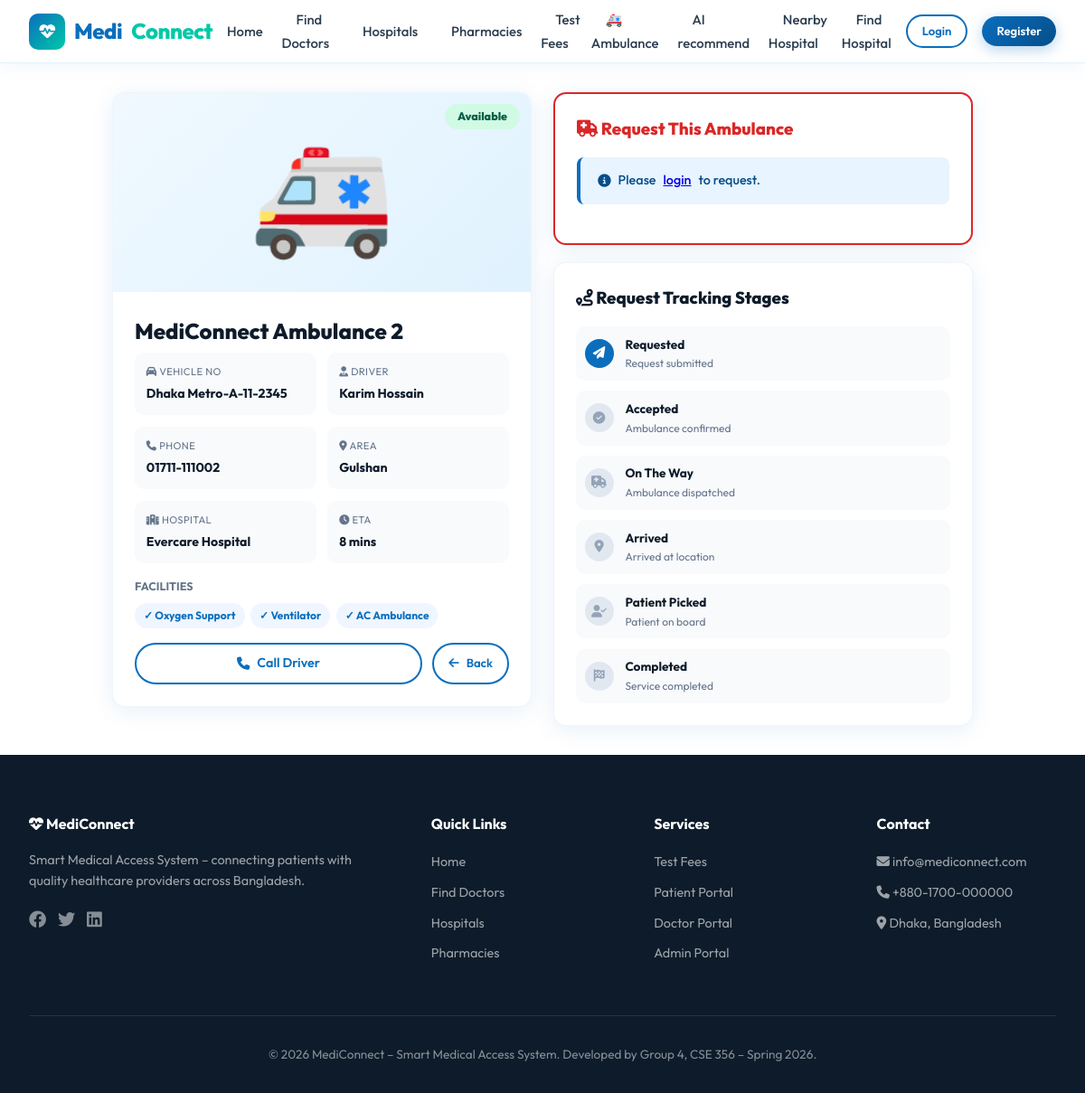
Screenshot of /patient/ambulance-details.php?id=2 with the database file from the repository.
### tables this page shows
CREATE TABLE `ambulances` (
  `id` int(11) NOT NULL,
  `ambulance_name` varchar(150) NOT NULL,
  `driver_name` varchar(100) NOT NULL,
  `driver_phone` varchar(20) NOT NULL,
  `image` varchar(255) DEFAULT 'default-ambulance.png',
  `area` varchar(100) NOT NULL,
  `latitude` decimal(10,8) DEFAULT NULL,
  `longitude` decimal(11,8) DEFAULT NULL,
  `vehicle_no` varchar(50) NOT NULL,
  `status` enum('Available','On Route','Busy','Maintenance') DEFAULT 'Available',
  `eta` varchar(30) DEFAULT '10 mins',
  `hospital_affiliation` varchar(150) DEFAULT NULL,
  `facilities` text DEFAULT NULL COMMENT 'JSON array: ["ICU Support","Oxygen Support","Ventilator","AC Ambulance"]',
  `created_at` timestamp NOT NULL DEFAULT current_timestamp()
);

### includes/functions.php (called while the page is built, shortened)
<?php
function isPatientLoggedIn() {
    return isset($_SESSION['patient_id']);
}
?>

### patient/ambulance-details.php (the view, shortened to what this page needs)
<?php
require_once '../includes/functions.php';
require_once '../includes/header.php';
$id  = (int)($_GET['id'] ?? 0);
$amb = mysqli_fetch_assoc(mysqli_query($conn, "SELECT * FROM ambulances WHERE id=$id"));
$facilities  = json_decode($amb['facilities'] ?? '[]', true);
$status_cols = ['Available'=>'#d1fae5;color:#065f46','On Route'=>'#fef3c7;color:#92400e','Busy'=>'#fee2e2;color:#991b1b','Maintenance'=>'#f1f5f9;color:#475569'];
$status_style = $status_cols[$amb['status']] ?? '#f1f5f9;color:#475569';
?>
<div style="max-width:1000px;margin:2rem auto;padding:0 1.5rem;">
    <div style="display:grid;grid-template-columns:1fr 1fr;gap:1.5rem;align-items:start;">
        <div>
            <div class="card" style="padding:0;overflow:hidden;">
                <div style="height:220px;background:linear-gradient(135deg,#f0f9ff,#e0f2fe);display:flex;align-items:center;justify-content:center;font-size:8rem;position:relative;">
                    <?php if ($amb['image'] && $amb['image'] != 'default-ambulance.png'): ?>
                    <img src="<?= SITE_URL ?>/uploads/ambulances/<?= $amb['image'] ?>" style="width:100%;height:100%;object-fit:cover;">
                    <?php else: ?>🚑<?php endif; ?>
                    <span style="position:absolute;top:12px;right:12px;background:<?= $status_style ?>;padding:4px 14px;border-radius:50px;font-size:.78rem;font-weight:800;"><?= $amb['status'] ?></span>
                </div>
                <div style="padding:1.5rem;">
                    <h2 style="font-weight:800;margin-bottom:.3rem;"><?= htmlspecialchars($amb['ambulance_name']) ?></h2>
                    <div style="display:grid;grid-template-columns:1fr 1fr;gap:.8rem;margin-bottom:1rem;">
                        <?php
                        $fields = [
                            ['fas fa-car','Vehicle No',$amb['vehicle_no']],
                            ['fas fa-user-tie','Driver',$amb['driver_name']],
                            ['fas fa-phone','Phone',$amb['driver_phone']],
                            ['fas fa-map-marker-alt','Area',$amb['area']],
                            ['fas fa-hospital','Hospital',$amb['hospital_affiliation'] ?? 'N/A'],
                            ['fas fa-clock','ETA',$amb['eta']],
                        ];
                        foreach ($fields as $f):
                        ?>
                        <div style="background:#f8fafc;border-radius:10px;padding:.8rem;">
                            <div style="font-size:.7rem;color:#64748b;text-transform:uppercase;letter-spacing:.4px;margin-bottom:.2rem;"><i class="fas <?= $f[0] ?>"></i> <?= $f[1] ?></div>
                            <div style="font-weight:700;font-size:.88rem;"><?= htmlspecialchars($f[2]) ?></div>
                        </div>
                        <?php endforeach; ?>
                    </div>
                    <?php if (!empty($facilities)): ?>
                    <div style="margin-bottom:1rem;">
                        <div style="font-size:.78rem;font-weight:700;color:#64748b;margin-bottom:.5rem;">FACILITIES</div>
                        <div style="display:flex;flex-wrap:wrap;gap:.4rem;">
                            <?php foreach ($facilities as $f): ?>
                            <span style="background:#eff6ff;color:var(--primary);padding:4px 10px;border-radius:50px;font-size:.75rem;font-weight:700;">✓ <?= htmlspecialchars($f) ?></span>
                            <?php endforeach; ?>
                        </div>
                    </div>
                    <?php endif; ?>
                    <div style="display:flex;gap:.7rem;">
                        <a href="tel:<?= $amb['driver_phone'] ?>" class="btn btn-secondary" style="flex:1;justify-content:center;"><i class="fas fa-phone"></i> Call Driver</a>
                        <a href="ambulance.php" class="btn btn-secondary btn-sm"><i class="fas fa-arrow-left"></i> Back</a>
                    </div>
                </div>
            </div>
        </div>
        <div>
            <div class="card" style="padding:1.5rem;margin-bottom:1.2rem;border:2px solid <?= $amb['status'] === 'Available' ? '#dc2626' : '#e2e8f0' ?>;">
                <h3 style="font-weight:800;margin-bottom:1rem;color:#dc2626;"><i class="fas fa-ambulance"></i> Request This Ambulance</h3>
                <?php if ($amb['status'] !== 'Available'): ?>
                <div class="alert alert-warning"><i class="fas fa-exclamation-triangle"></i> This ambulance is currently <strong><?= $amb['status'] ?></strong>. Please choose another.</div>
                <?php elseif (!isPatientLoggedIn()): ?>
                <div class="alert alert-info"><i class="fas fa-info-circle"></i> Please <a href="../login.php">login</a> to request.</div>
                <?php endif; ?>
            </div>
            <div class="card" style="padding:1.5rem;">
                <h3 style="font-weight:800;margin-bottom:1rem;"><i class="fas fa-route"></i> Request Tracking Stages</h3>
                <div style="display:flex;flex-direction:column;gap:.7rem;">
                    <?php
                    $stages = [
                        ['Requested','fas fa-paper-plane','Request submitted'],
                        ['Accepted','fas fa-check-circle','Ambulance confirmed'],
                        ['On The Way','fas fa-ambulance','Ambulance dispatched'],
                        ['Arrived','fas fa-map-marker-alt','Arrived at location'],
                        ['Patient Picked','fas fa-user-check','Patient on board'],
                        ['Completed','fas fa-flag-checkered','Service completed'],
                    ];
                    foreach ($stages as $i => $s):
                    ?>
                    <div style="display:flex;align-items:center;gap:.8rem;padding:.6rem;background:#f8fafc;border-radius:10px;">
                        <div style="width:32px;height:32px;border-radius:50%;background:<?= $i === 0 ? 'var(--primary)' : '#e2e8f0' ?>;color:<?= $i === 0 ? 'white' : '#94a3b8' ?>;display:flex;align-items:center;justify-content:center;font-size:.85rem;flex-shrink:0;">
                            <i class="<?= $s[1] ?>"></i>
                        </div>
                        <div>
                            <div style="font-weight:700;font-size:.85rem;"><?= $s[0] ?></div>
                            <div style="font-size:.75rem;color:#64748b;"><?= $s[2] ?></div>
                        </div>
                    </div>
                    <?php endforeach; ?>
                </div>
            </div>
        </div>
    </div>
</div>
<?php require_once '../includes/footer.php'; ?>

### css/style.css (style rules this page uses)
:root { --primary: #0A6EBD; --primary-dark: #054E8A; --primary-light: #E8F4FF; --secondary: #00C9A7; --accent: #FF6B35; --dark: #0D1B2A; --gray-dark: #2C3E50; --gray: #6B7A8D; --gray-light: #F0F4F8; --white: #FFFFFF; --danger: #E74C3C; --success: #27AE60; --warning: #F39C12; --shadow: 0 4px 24px rgba(10,110,189,0.10); --shadow-lg: 0 8px 40px rgba(10,110,189,0.18); --radius: 14px; --radius-sm: 8px; }
* { margin: 0; padding: 0; box-sizing: border-box; }
body { font-family: 'Outfit', sans-serif; color: var(--dark); background: var(--white); line-height: 1.6; }
.btn { display: inline-flex; align-items: center; gap: 8px; padding: 0.6rem 1.4rem; border-radius: 50px; font-family: 'Outfit', sans-serif; font-weight: 600; font-size: 0.9rem; cursor: pointer; transition: all 0.25s; border: none; text-decoration: none; }
.btn-secondary { background: var(--white); color: var(--primary); border: 2px solid var(--primary); }
.btn-sm { padding: 0.4rem 1rem; font-size: 0.82rem; }
.card { background: white; border-radius: var(--radius); box-shadow: var(--shadow); overflow: hidden; transition: transform 0.3s, box-shadow 0.3s; border: 1px solid rgba(10,110,189,0.07); }
.alert { padding: 0.9rem 1.2rem; border-radius: var(--radius-sm); margin-bottom: 1.2rem; font-size: 0.9rem; font-weight: 500; display: flex; align-items: center; gap: 8px; }
.alert-info { background: var(--primary-light); color: var(--primary-dark); border-left: 4px solid var(--primary); }

### rows the page displays
ambulances: status "Available", ambulance_name "MediConnect Ambulance 2", facilities "Oxygen Support", facilities "Ventilator", facilities "AC Ambulance"

### other values shown
$f[1] "VEHICLE NO"
$f[2] "Dhaka Metro-A-11-2345"
$f[1] "DRIVER"
$f[2] "Karim Hossain"
$f[1] "PHONE"
$f[2] "01711-111002"
$f[1] "AREA"
$f[2] "Gulshan"
$f[1] "HOSPITAL"
$f[2] "Evercare Hospital"
$f[1] "ETA"
$f[2] "8 mins"
$s[0] "Requested"
$s[2] "Request submitted"
$s[0] "Accepted"
